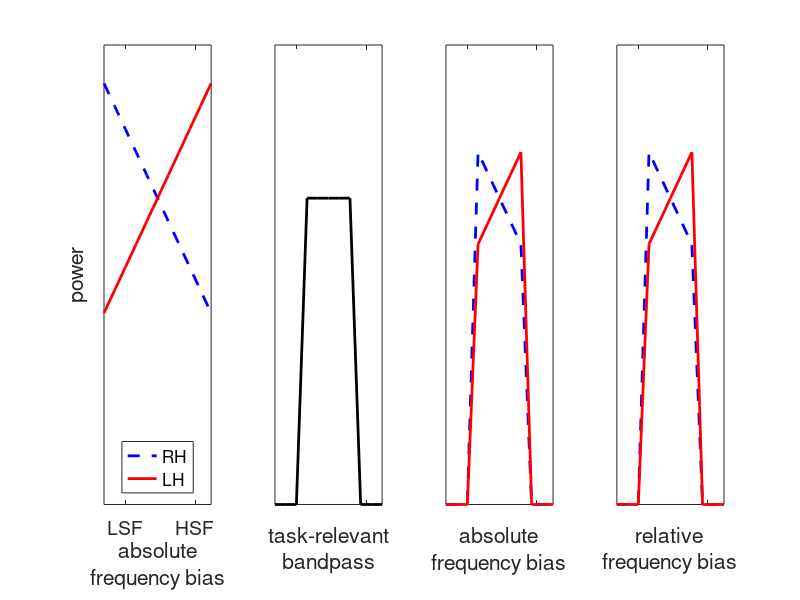

Write MATLAB code to recreate this figure.


%%Ivry and Robertson Frequency Filtering
close all; clear all;

x=0:10;
ylow=1-0.075*(x-5);
yhigh=1+0.075*(x-5);


subplot(1,4,1);
plot(x,ylow, 'b--', 'LineWidth', 2.0); hold on;
plot(x,yhigh, 'r-', 'LineWidth', 2.0); hold on;
set(gca, 'ylim', [0 1.5], 'FontSize', 14, 'ytick', [], 'xtick', [2 8.5], 'xticklabel', {'LSF', 'HSF'});
legend({'RH', 'LH'}, 'Location', 'South');
ylabel('power');
xlabel(sprintf('absolute\nfrequency bias\n '));


z=zeros(size(x));
z(4:8) = 1;
zlow=ylow.*z; zlown = zlow-z*(-1+mean(zlow(zlow>0)));%zlow(zlow>0));
zhigh=yhigh.*z; zhighn = zhigh-z*(-1+mean(zhigh(zhigh>0)));%zhigh(find(zhigh)));

subplot(1,4,2);
plot(x,z, '-k', 'LineWidth', 2.0);
set(gca, 'ylim', [0 1.5], 'FontSize', 14, 'ytick', [], 'xtick', [2 8.5], 'xticklabel', {' ', ' '});
xlabel(sprintf('task-relevant\nbandpass\n '));

subplot(1,4,3);
plot(x,zlow, 'b--', 'LineWidth', 2.0); hold on;
plot(x,zhigh, 'r-', 'LineWidth', 2.0); hold on;
set(gca, 'ylim', [0 1.5], 'FontSize', 14, 'ytick', [], 'xtick', [2 8.5], 'xticklabel', {' ', ' '});
xlabel(sprintf('absolute\nfrequency bias\n '));

subplot(1,4,4);
plot(x,zlown, 'b--', 'LineWidth', 2.0); hold on;
plot(x,zhighn, 'r-', 'LineWidth', 2.0); hold on;
set(gca, 'ylim', [0 1.5], 'FontSize', 14, 'ytick', [], 'xtick', [2 8.5], 'xticklabel', {' ', ' '});
xlabel(sprintf('relative\nfrequency bias\n '));




